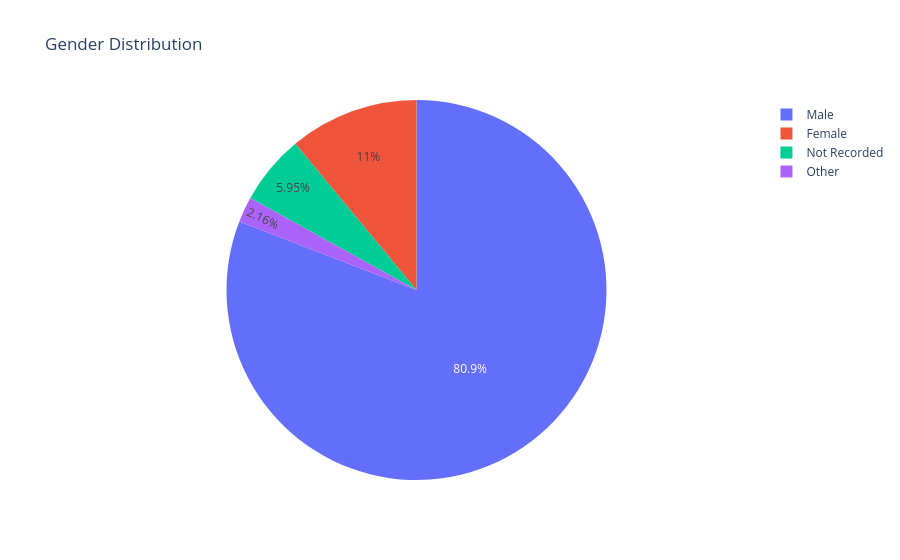

The notebook cell saved with this chart:
### Markdown cell above
## Visualisations

### Code cell
# Display pie chart of gender distribution
category_counts = police_df['gender'].value_counts().reset_index()
fig = px.pie(category_counts, names='gender', values='count', title='Gender Distribution')
fig.show()

### Figure 1 — Plotly figure (JSON) as saved in the notebook; plotly's stock layout.template omitted (floating-point values rounded to 4 significant figures)
{"data": [{"domain": {"x": [0, 1], "y": [0, 1]}, "hovertemplate": "gender=%{label}<br>count=%{value}<extra></extra>", "labels": ["Male", "Female", "Not Recorded", "Other"], "legendgroup": "", "name": "", "showlegend": true, "type": "pie", "values": [1143521, 155652, 84065, 30602]}], "layout": {"legend": {"tracegroupgap": 0}, "title": {"text": "Gender Distribution"}}}
